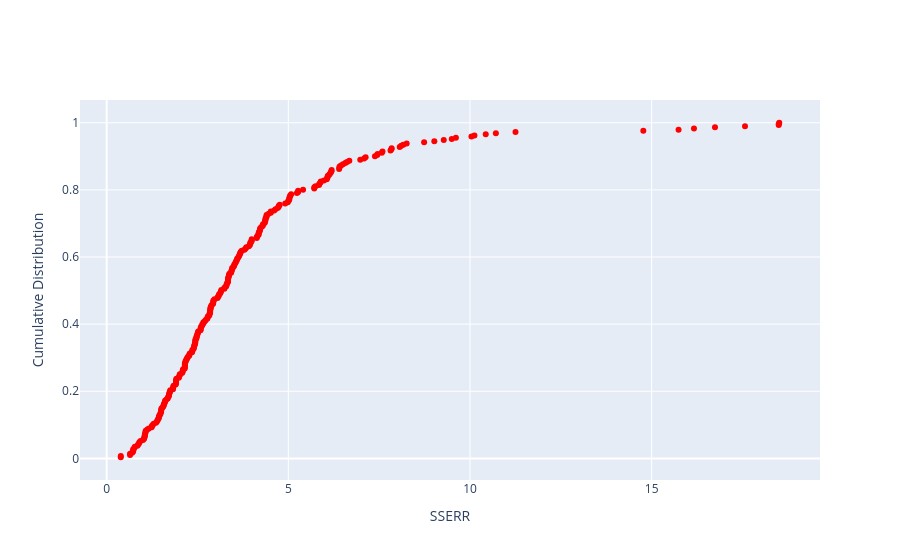

This figure's notebook cell:
### Markdown cell above
## Steady State Energy Release Rate

### Code cell
import plotly.graph_objects as go
import pandas as pd
import numpy as np

# Plot cumulative distribution of coupled criterion
sserr = df["sserr_result"][~np.isnan(df["sserr_result"])]
sorted_sserr = np.sort(sserr)
cdf = np.arange(1, len(sorted_sserr) + 1) / len(sorted_sserr)

fig = go.Figure()
fig.add_trace(go.Scatter(x=sorted_sserr, y=cdf, mode="markers", name="SSERR", marker=dict(color="red")))
fig.update_layout(xaxis_title="SSERR", yaxis_title="Cumulative Distribution")
fig.show()

### Figure 1 — Plotly figure (JSON) as saved in the notebook; plotly's stock layout.template omitted (floating-point values rounded to 4 significant figures; data arrays with more than 128 entries replaced by an {"elided": "..."} marker saying what was removed)
{"data": [{"marker": {"color": "red"}, "mode": "markers", "name": "SSERR", "type": "scatter", "x": {"elided": "291 float values"}, "y": {"elided": "291 float values"}}], "layout": {"xaxis": {"title": {"text": "SSERR"}}, "yaxis": {"title": {"text": "Cumulative Distribution"}}}}
